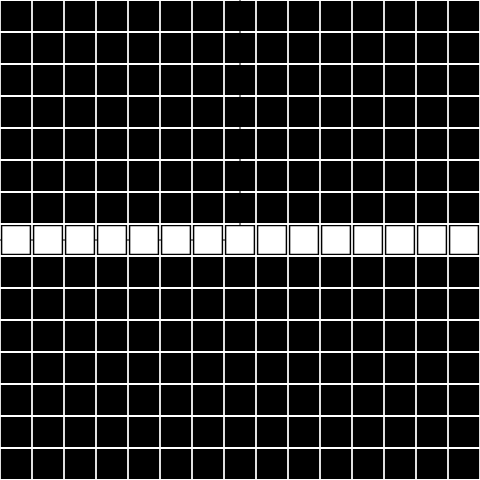
Frame 1 (no input)
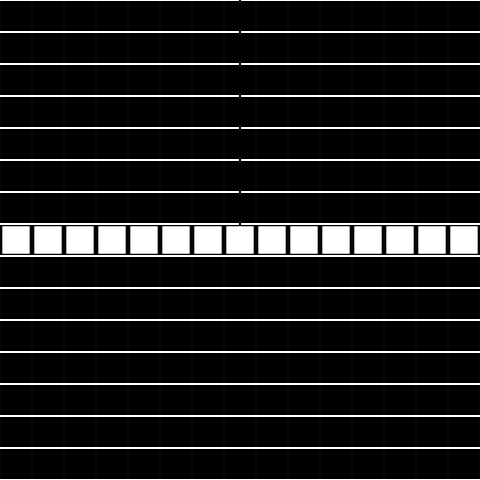
Frame 60 (no input)
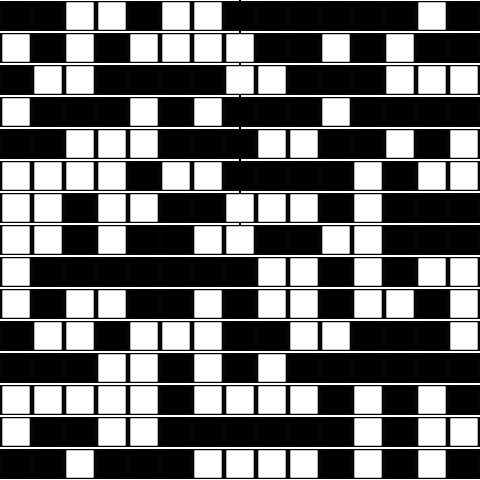
Frame 120 (the mouse pressed at the canvas centre since frame 60)

The p5.js sketch that drew these frames (run headless with seeded random() and noise() and a simulated clock; from frame 60 on, the mouse is pressed at the canvas centre):

// p5.js sketch
// ── sketch.js
var C; // cells

var lastTime = 0;
var colNum = 15;
var rowNum = 15;
var gap = 20;

var timeInterval = 1.0;

// 函数setup() ：准备阶段
function setup() 
{
	createCanvas(480,480);
	rectMode(CENTER);
	
	C = new Array();
	lastTime = getTime();

	for(var i =0;i<colNum;i++)
	{
		C[i] = new Array();
		for(var j=0;j<rowNum;j++)
		{
			C[i][j] = 0;
			if(j==7)
			{
				C[i][j] = 1;
			}
		}
	}
}

// 函数draw()：作画阶段
function draw() {
	fill(255,1);
	rect(0,0,width,height);

	var tNow = getTime(); // 当前时刻
	var dt = tNow - lastTime; // 时差
	if(dt>timeInterval)
	{
		for(var i =0;i<colNum;i++)
		{
			for(var j=0;j<rowNum;j++)
			{
				C[i][j] = random(0,1)>0.5?0:1;
			}
		}
		lastTime = tNow;
	}

	
	
	var xGap = width/colNum;
	var yGap = height/rowNum;
	for(var i =0;i<colNum;i++)
	{
		for(var j=0;j<rowNum;j++)
		{
			push();
			translate(xGap*i+xGap/2,yGap*j+yGap/2);
			scale(xGap*0.9,yGap*0.9);
			if(C[i][j]===1)
			{
				fill(255);
			}
			else
			{
				fill(0);
			}
			stroke(0);
			strokeWeight(0.05);
			rect(0,0,1,1); // 画圆形
			pop();
		}
	}

}


function getTime()
{
	return millis()/1000;
}
